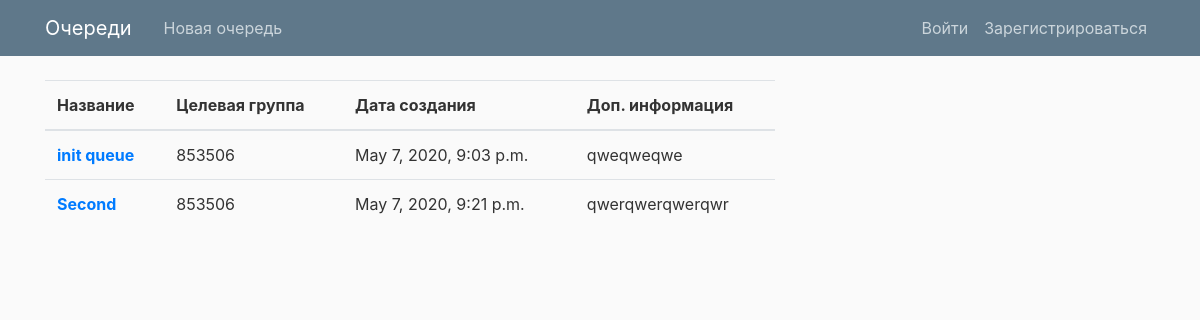
The page /lab_queue/ on the database its author committed.
### vl/apps/lab_queue/models.py (models this page shows, shortened)
class Queue(models.Model):
    queue_id = models.AutoField(primary_key=True)
    queue_title = models.CharField('название очереди', max_length = 100)
    queue_group = models.IntegerField('номер группы')
    queue_info = models.TextField('дополнительная информация')
    queue_create_date = models.DateTimeField('дата создания', auto_now_add = True, blank = True)
    class Meta:
        verbose_name = 'Queue'
        verbose_name_plural = 'Queues'

### vl/apps/lab_queue/views.py (the view)
# urls.py: path('', lab_queue_views.index, name = 'index'),
def index(request):
    overall_list = Queue.objects.order_by('queue_create_date')
    return render(request, 'lab_queue/mainlist.html', { 'overall_list' : overall_list })

### vl/templates/lab_queue/mainlist.html (shortened to what this page needs)
{% extends 'base.html' %}
{% block content %}
    {% if overall_list %}
            <table class="table">
                <thead>
                  <tr>
                    <th scope="col">Название</th>
                    <th scope="col">Целевая группа</th>
                    <th scope="col">Дата создания</th>
                    <th scope="col">Доп. информация</th>
                  </tr>
                </thead>
                <tbody>
                    {% for item in overall_list %}
                        <tr>
                            <th scope="row"><a href="{% url 'lab_queue:detail' item.queue_id%}">{{item.queue_title}}</a><br></th>
                            <td>{{item.queue_group}}</td>
                            <td>{{item.queue_create_date}}</td>
                            <td>{{item.queue_info}}</td>
                        </tr>
                    {% endfor %}
                </tbody>
            </table>
    {% else %}
        В данный момент очередей нет
    {% endif %}
{% endblock %}

### vl/static/lab_queue/main.css (style rules this page uses)
body { background: #fafafa; color: #333333; margin-top: 5rem; }

### rows shown on the page
Queue: queue_title "init queue", queue_group "853506", queue_create_date "May 7, 2020, 9:03 p.m.", queue_info "qweqweqwe"
Queue: queue_title "Second", queue_group "853506", queue_create_date "May 7, 2020, 9:21 p.m.", queue_info "qwerqwerqwerqwr"
